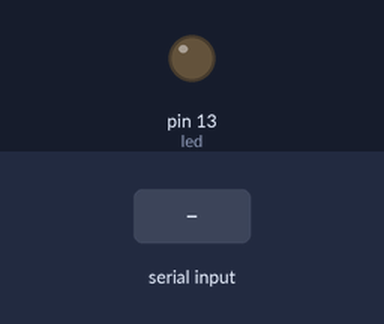
Recording of a sketch running on a simulated Arduino Uno, built with avr-gcc and run on an emulated ATmega328P. On the bench: output pins drawn as LEDs (lit = HIGH). The inputs (shaded band) are chosen by the test bench. What the sketch prints to the serial monitor is not drawn.

Above: at 1.2 s.
1.3 s: "5\n" received over Serial
At 3.8 s:
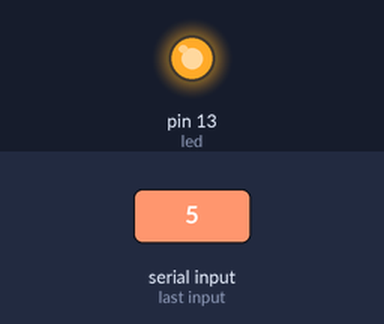
4.3 s: "1\n" received over Serial
5.8 s: "90,45\n" received over Serial
8.8 s: "200\n" received over Serial
At 11.6 s:
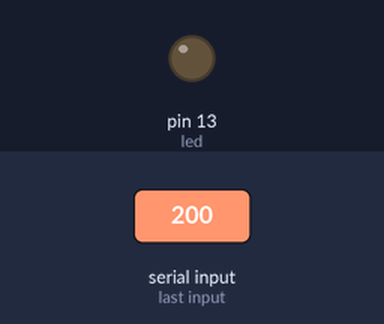
Timing chart, 0 to 12.8 s (numbered marks = the images above; inputs shaded):
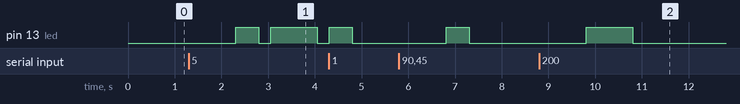

The sketch:

DecimalToBinary.ino
```cpp
int led=13;
int inp=12;
char inp1=0;
void setup()
{
  pinMode(led,OUTPUT);
  Serial.begin(9600);
}
void loop()
{
  int s=1;
  if(Serial.available()>0)
  {
    String inp1=Serial.readString();
    Serial.print("Decimal Number: ");
    Serial.println(inp1);
    inp=inp1.toInt();
    int a;
    while(inp!=0)
    {
      a=inp%2;
      s=s*10+a;
      inp=inp/2;
    }
    Serial.print("Converted Binary Number: ");
    int b;
    while(s>1)
    {
      b=s%10;
      s=s/10;
      if(b==1)
      {
        Serial.print(b);
        digitalWrite(led,HIGH);
        delay(500);
        digitalWrite(led,LOW);
        delay(250);
      }
      if(b==0)
      {
        Serial.print(b);
        digitalWrite(led,HIGH);
        delay(1000);
        digitalWrite(led,LOW);
        delay(250);
      }
    }
    Serial.println();
 }
}
```

Measured:
- after the input at 1.3 s, pin 13 (led): LOW → HIGH after 1.0 s, → LOW 0.50 s later, → HIGH 0.25 s later, → LOW 1.0 s later
- after the input at 8.8 s, pin 13 (led): LOW → HIGH after 1.0 s, → LOW 1.0 s later
